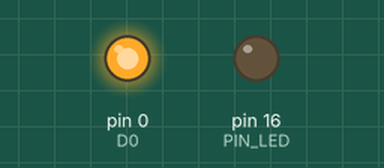
Bench run of a sketch on a simulated Arduino Uno, built with avr-gcc and run on an emulated ATmega328P. On the bench: output pins drawn as LEDs (lit = HIGH).

Above: at 0.5 s.
At 5.0 s:
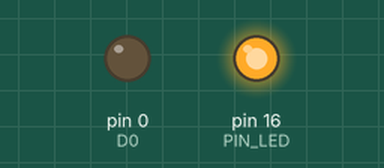
Timing chart, 0 to 6.9 s (numbered marks = the images above):
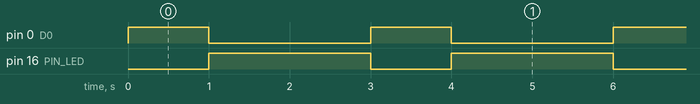

The sketch:

ESPDuino_PinTest.ino
```cpp
#define PIN_LED 16
#define D0 0

void setup() {
  pinMode(PIN_LED, OUTPUT);     // Initialize the BUILTIN_LED pin as an output
  pinMode(D0, OUTPUT);
}

void loop() {
  digitalWrite(PIN_LED, LOW);
  digitalWrite(D0, HIGH);

  delay(1000);
  digitalWrite(PIN_LED, HIGH);
  digitalWrite(D0, LOW);
  delay(2000);

}
```

Measured:
- by itself, pin 0 (D0): alternates HIGH for 1.0 s and LOW for 2.0 s
- by itself, pin 16 (PIN_LED): alternates HIGH for 2.0 s and LOW for 1.0 s
